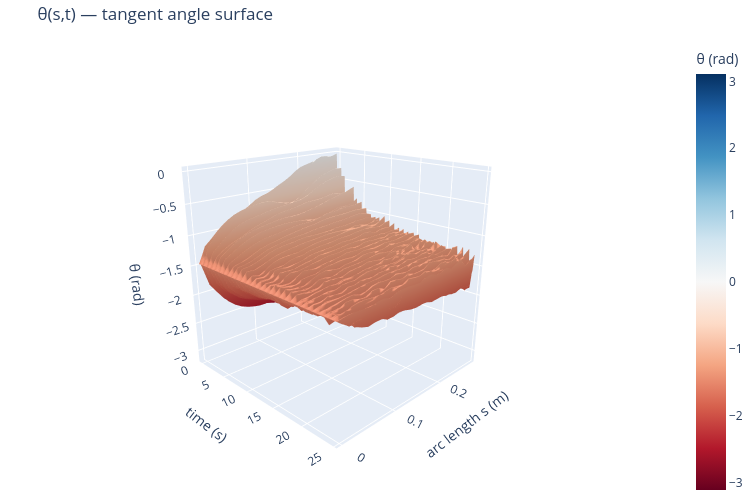

Source (notebook cell):
### Code cell
import plotly.graph_objects as go

# ── θ(s,t) surface ────────────────────────────────────────────────────────
_stride    = 1
_fr        = np.arange(0, n_frames, _stride)
_s_theta   = np.linspace(0, L0, N)          # arc length at segment midpoints (m)
_THETA     = theta_smooth[_fr, :].T         # (N, n_t)
_t_ax      = t_raw[_fr]

fig = go.Figure(go.Surface(
    x=_t_ax, y=_s_theta, z=_THETA,
    colorscale='RdBu', cmid=0,
    colorbar=dict(title='θ (rad)')
))
fig.update_layout(
    title='θ(s,t) — tangent angle surface',
    scene=dict(
        xaxis_title='time (s)',
        yaxis_title='arc length s (m)',
        zaxis_title='θ (rad)',
        camera=dict(eye=dict(x=1.8, y=-1.8, z=0.9))
    ),
    width=750, height=500, margin=dict(l=0, r=0, t=40, b=0)
)
fig.show()

# ── θ heatmap ─────────────────────────────────────────────────────────────
fig2d, ax = plt.subplots(figsize=(8, 4), dpi=100)
im = ax.imshow(_THETA, aspect='auto', origin='lower',
               extent=[_t_ax[0], _t_ax[-1], 0, L0],
               cmap='RdBu')
fig2d.colorbar(im, ax=ax, label='θ (rad)')
ax.set_xlabel('time (s)')
ax.set_ylabel('arc length s (m)')
ax.set_title('θ(s,t) — tangent angle heatmap')
plt.tight_layout()
plt.show()

# ── θ(t) time series at 4 segments ────────────────────────────────────────
_seg_inspect = [0, N//4, N//2, N-1]
_seg_labels  = [f'seg {k}  (s={_s_theta[k]:.3f} m)' for k in _seg_inspect]

fig3, axes = plt.subplots(len(_seg_inspect), 1, figsize=(10, 8), sharex=True, dpi=100)
fig3.suptitle('θ(t) at 4 segments along the rod', fontsize=12)
for ax, k, lbl in zip(axes, _seg_inspect, _seg_labels):
    ax.plot(t_raw, theta_smooth[:, k], lw=1)
    ax.set_ylabel('θ (rad)', fontsize=9)
    ax.set_title(lbl, fontsize=9)
    ax.grid(True, alpha=0.3)
    ax.annotate(f'std={theta_smooth[:,k].std():.3f} rad  '
                f'range=[{theta_smooth[:,k].min():.2f}, {theta_smooth[:,k].max():.2f}]',
                xy=(0.02, 0.75), xycoords='axes fraction', fontsize=8, color='navy')
axes[-1].set_xlabel('time (s)')
plt.tight_layout()
plt.show()

print(f'θ shape: {theta_smooth.shape}  ({N} segments × {n_frames} frames)')
print(f'θ range: [{theta_smooth.min():.3f}, {theta_smooth.max():.3f}] rad  '
      f'({np.degrees(theta_smooth.min()):.1f}°, {np.degrees(theta_smooth.max()):.1f}°)')

### Figure 1 — Plotly figure (JSON) as saved in the notebook; plotly's stock layout.template omitted (floating-point values rounded to 4 significant figures; data arrays with more than 128 entries replaced by an {"elided": "..."} marker saying what was removed)
{"data": [{"cmid": 0, "colorbar": {"title": {"text": "θ (rad)"}}, "colorscale": [[0, "rgb(103,0,31)"], [0.1, "rgb(178,24,43)"], [0.2, "rgb(214,96,77)"], [0.3, "rgb(244,165,130)"], [0.4, "rgb(253,219,199)"], [0.5, "rgb(247,247,247)"], [0.6, "rgb(209,229,240)"], [0.7, "rgb(146,197,222)"], [0.8, "rgb(67,147,195)"], [0.9, "rgb(33,102,172)"], [1, "rgb(5,48,97)"]], "type": "surface", "x": {"elided": "3693 float values"}, "y": [0.0, 0.01167, 0.02333, 0.035, 0.04667, 0.05833, 0.07, 0.08167, 0.09333, 0.105, 0.1167, 0.1283, 0.14, 0.1517, 0.1633, 0.175, 0.1867, 0.1983, 0.21, 0.2217, 0.2333, 0.245, 0.2567, 0.2683, 0.28], "z": {"elided": "25x3693 float values"}}], "layout": {"height": 500, "margin": {"b": 0, "l": 0, "r": 0, "t": 40}, "scene": {"camera": {"eye": {"x": 1.8, "y": -1.8, "z": 0.9}}, "xaxis": {"title": {"text": "time (s)"}}, "yaxis": {"title": {"text": "arc length s (m)"}}, "zaxis": {"title": {"text": "θ (rad)"}}}, "title": {"text": "θ(s,t) — tangent angle surface"}, "width": 750}}
